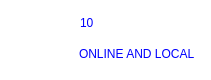
   <widget class="QFrame" name="frame_6">
    <property name="geometry">
     <rect>
      <x>670</x>
      <y>180</y>
      <width>211</width>
      <height>80</height>
     </rect>
    </property>
    <property name="styleSheet">
     <string notr="true">border-radius: 20px;
background: white;
box-shadow:  20px 20px 39px #bebebe,
             -20px -20px 39px #ffffff;</string>
    </property>
    <property name="frameShape">
     <enum>QFrame::StyledPanel</enum>
    </property>
    <property name="frameShadow">
     <enum>QFrame::Raised</enum>
    </property>
    <widget class="QLabel" name="label_10">
     <property name="geometry">
      <rect>
       <x>10</x>
       <y>0</y>
       <width>61</width>
       <height>81</height>
      </rect>
     </property>
     <property name="styleSheet">
      <string notr="true">image: url(:/newPrefix/rating.png);</string>
     </property>
     <property name="text">
      <string/>
     </property>
    </widget>
    <widget class="QLabel" name="label_32">
     <property name="geometry">
      <rect>
       <x>79</x>
       <y>44</y>
       <width>191</width>
       <height>20</height>
      </rect>
     </property>
     <property name="styleSheet">
      <string notr="true">font: 75 8pt &quot;Josefin Sans SemiBold&quot;;
color:blue</string>
     </property>
     <property name="text">
      <string>ONLINE AND LOCAL</string>
     </property>
    </widget>
    <widget class="QLabel" name="label_33">
     <property name="geometry">
      <rect>
       <x>80</x>
       <y>13</y>
       <width>91</width>
       <height>20</height>
      </rect>
     </property>
     <property name="styleSheet">
      <string notr="true">font: 75 8pt &quot;Josefin Sans SemiBold&quot;;
color:blue</string>
     </property>
     <property name="text">
      <string>10</string>
     </property>
    </widget>
   </widget>
